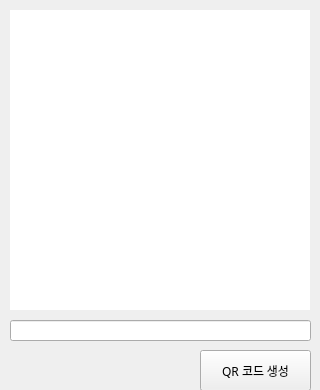
<?xml version="1.0" encoding="UTF-8"?>
<ui version="4.0">
 <class>Form</class>
 <widget class="QWidget" name="Form">
  <property name="geometry">
   <rect>
    <x>0</x>
    <y>0</y>
    <width>320</width>
    <height>390</height>
   </rect>
  </property>
  <property name="maximumSize">
   <size>
    <width>320</width>
    <height>390</height>
   </size>
  </property>
  <property name="windowTitle">
   <string>QR Code Generator</string>
  </property>
  <widget class="QLabel" name="lblQrCode">
   <property name="geometry">
    <rect>
     <x>10</x>
     <y>10</y>
     <width>300</width>
     <height>300</height>
    </rect>
   </property>
   <property name="styleSheet">
    <string notr="true">background-color: white;
</string>
   </property>
   <property name="text">
    <string/>
   </property>
  </widget>
  <widget class="QLineEdit" name="txtQrData">
   <property name="geometry">
    <rect>
     <x>10</x>
     <y>320</y>
     <width>301</width>
     <height>21</height>
    </rect>
   </property>
  </widget>
  <widget class="QPushButton" name="btnGenerate">
   <property name="geometry">
    <rect>
     <x>200</x>
     <y>350</y>
     <width>111</width>
     <height>41</height>
    </rect>
   </property>
   <property name="font">
    <font>
     <family>D2Coding</family>
    </font>
   </property>
   <property name="text">
    <string>QR 코드 생성</string>
   </property>
  </widget>
 </widget>
 <resources/>
 <connections/>
</ui>
